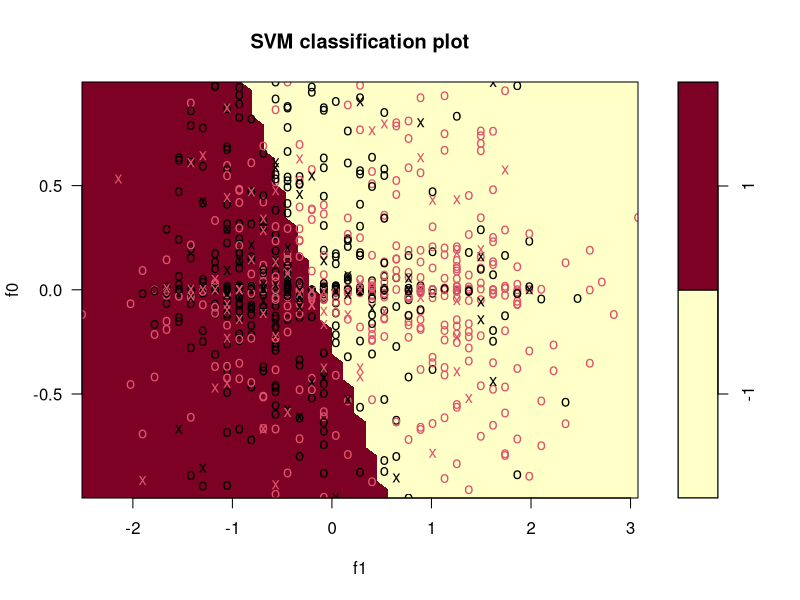

Generate this figure with R:
veh = read.csv("veh-prime.csv", stringsAsFactors = FALSE)
dim(veh)
str(veh)
names(veh)
veh$CLASS[veh$CLASS == 'car'] = 1
veh$CLASS[veh$CLASS == 'noncar'] = -1
str(veh)
veh$CLASS = as.factor(veh$CLASS)
str(veh)


library(e1071)
svmfit = svm(CLASS ~., data = veh, kernel = "linear", cost = 10, scale = TRUE)
plot(svmfit, veh, f0~f1)
